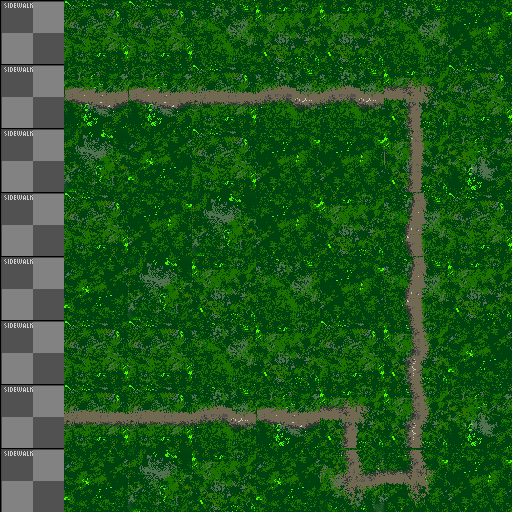

This is a level from a 2D game, rendered from its Tiled map with the project's own tilesets. A one-line summary and the complete map file follow:
An orthogonal 8x8 tile map with 64x64 px tiles, 1 tile layer (Tile Layer 1), 2 tilesets.

<map version="1.0" tiledversion="1.1.2" orientation="orthogonal" renderorder="right-down" width="8" height="8" tilewidth="64" tileheight="64" infinite="0" nextobjectid="1">
 <tileset firstgid="1" source="WorldTiles.tsx" />
 <tileset firstgid="73" source="Park.tsx" />
 <layer name="Tile Layer 1" width="8" height="8">
  <data encoding="csv">
2,75,75,74,82,82,74,81,
2,117,117,119,118,118,78,75,
2,84,76,75,81,81,136,73,
2,75,81,84,81,82,120,75,
2,76,84,82,74,81,120,82,
2,75,75,74,82,75,128,76,
2,119,119,118,117,78,128,73,
2,76,84,82,76,79,77,81
</data>
 </layer>
</map>
